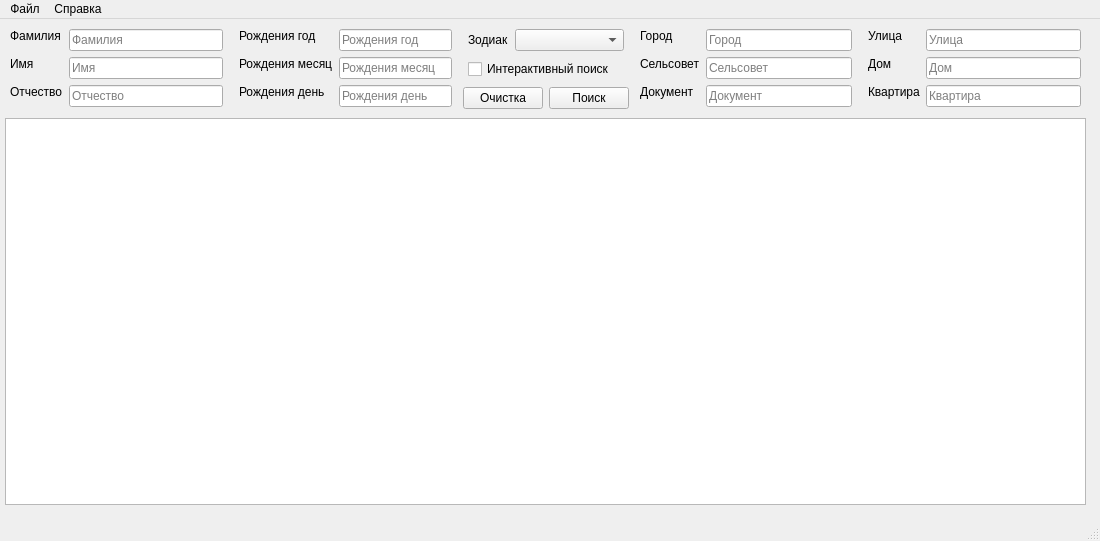
<?xml version="1.0" encoding="UTF-8"?>
<ui version="4.0">
 <class>MainWindow</class>
 <widget class="QMainWindow" name="MainWindow">
  <property name="geometry">
   <rect>
    <x>0</x>
    <y>0</y>
    <width>1100</width>
    <height>537</height>
   </rect>
  </property>
  <property name="sizePolicy">
   <sizepolicy hsizetype="Expanding" vsizetype="Expanding">
    <horstretch>0</horstretch>
    <verstretch>0</verstretch>
   </sizepolicy>
  </property>
  <property name="baseSize">
   <size>
    <width>1100</width>
    <height>660</height>
   </size>
  </property>
  <property name="windowTitle">
   <string>BD</string>
  </property>
  <property name="windowIcon">
   <iconset>
    <normaloff>icon_1.png</normaloff>icon_1.png</iconset>
  </property>
  <widget class="QWidget" name="centralwidget">
   <property name="sizePolicy">
    <sizepolicy hsizetype="Expanding" vsizetype="Expanding">
     <horstretch>0</horstretch>
     <verstretch>0</verstretch>
    </sizepolicy>
   </property>
   <property name="minimumSize">
    <size>
     <width>1100</width>
     <height>500</height>
    </size>
   </property>
   <property name="baseSize">
    <size>
     <width>1100</width>
     <height>500</height>
    </size>
   </property>
   <property name="layoutDirection">
    <enum>Qt::LeftToRight</enum>
   </property>
   <property name="autoFillBackground">
    <bool>true</bool>
   </property>
   <widget class="QWidget" name="gridLayoutWidget">
    <property name="geometry">
     <rect>
      <x>0</x>
      <y>0</y>
      <width>1091</width>
      <height>491</height>
     </rect>
    </property>
    <layout class="QGridLayout" name="grid_main_layout" rowstretch="0,0" columnstretch="0">
     <property name="sizeConstraint">
      <enum>QLayout::SetDefaultConstraint</enum>
     </property>
     <property name="leftMargin">
      <number>5</number>
     </property>
     <property name="topMargin">
      <number>5</number>
     </property>
     <property name="rightMargin">
      <number>5</number>
     </property>
     <property name="bottomMargin">
      <number>5</number>
     </property>
     <item row="0" column="0">
      <layout class="QHBoxLayout" name="horizontalLayout" stretch="0,0,1,0,0">
       <item>
        <layout class="QFormLayout" name="form_layout_fio">
         <property name="leftMargin">
          <number>5</number>
         </property>
         <property name="topMargin">
          <number>5</number>
         </property>
         <property name="rightMargin">
          <number>5</number>
         </property>
         <property name="bottomMargin">
          <number>5</number>
         </property>
         <item row="0" column="0">
          <widget class="QLabel" name="label_family">
           <property name="sizePolicy">
            <sizepolicy hsizetype="Fixed" vsizetype="Fixed">
             <horstretch>0</horstretch>
             <verstretch>0</verstretch>
            </sizepolicy>
           </property>
           <property name="minimumSize">
            <size>
             <width>50</width>
             <height>0</height>
            </size>
           </property>
           <property name="layoutDirection">
            <enum>Qt::LeftToRight</enum>
           </property>
           <property name="text">
            <string>Фамилия</string>
           </property>
           <property name="scaledContents">
            <bool>false</bool>
           </property>
          </widget>
         </item>
         <item row="0" column="1">
          <widget class="QLineEdit" name="edit_family">
           <property name="sizePolicy">
            <sizepolicy hsizetype="Preferred" vsizetype="Fixed">
             <horstretch>0</horstretch>
             <verstretch>0</verstretch>
            </sizepolicy>
           </property>
           <property name="text">
            <string/>
           </property>
           <property name="placeholderText">
            <string>Фамилия</string>
           </property>
          </widget>
         </item>
         <item row="1" column="0">
          <widget class="QLabel" name="label_name">
           <property name="sizePolicy">
            <sizepolicy hsizetype="Fixed" vsizetype="Fixed">
             <horstretch>0</horstretch>
             <verstretch>0</verstretch>
            </sizepolicy>
           </property>
           <property name="minimumSize">
            <size>
             <width>50</width>
             <height>0</height>
            </size>
           </property>
           <property name="text">
            <string>Имя</string>
           </property>
          </widget>
         </item>
         <item row="1" column="1">
          <widget class="QLineEdit" name="edit_name">
           <property name="sizePolicy">
            <sizepolicy hsizetype="Preferred" vsizetype="Fixed">
             <horstretch>0</horstretch>
             <verstretch>0</verstretch>
            </sizepolicy>
           </property>
           <property name="text">
            <string/>
           </property>
           <property name="placeholderText">
            <string>Имя</string>
           </property>
          </widget>
         </item>
         <item row="2" column="0">
          <widget class="QLabel" name="label_farther">
           <property name="sizePolicy">
            <sizepolicy hsizetype="Fixed" vsizetype="Fixed">
             <horstretch>0</horstretch>
             <verstretch>0</verstretch>
            </sizepolicy>
           </property>
           <property name="minimumSize">
            <size>
             <width>50</width>
             <height>0</height>
            </size>
           </property>
           <property name="text">
            <string>Отчество</string>
           </property>
          </widget>
         </item>
         <item row="2" column="1">
          <widget class="QLineEdit" name="edit_farther">
           <property name="sizePolicy">
            <sizepolicy hsizetype="Preferred" vsizetype="Fixed">
             <horstretch>0</horstretch>
             <verstretch>0</verstretch>
            </sizepolicy>
           </property>
           <property name="text">
            <string/>
           </property>
           <property name="placeholderText">
            <string>Отчество</string>
           </property>
          </widget>
         </item>
        </layout>
       </item>
       <item>
        <layout class="QFormLayout" name="form_layout_birthday">
         <property name="leftMargin">
          <number>5</number>
         </property>
         <property name="topMargin">
          <number>5</number>
         </property>
         <property name="rightMargin">
          <number>5</number>
         </property>
         <property name="bottomMargin">
          <number>5</number>
         </property>
         <item row="0" column="0">
          <widget class="QLabel" name="label_birthday_year">
           <property name="sizePolicy">
            <sizepolicy hsizetype="Fixed" vsizetype="Fixed">
             <horstretch>0</horstretch>
             <verstretch>0</verstretch>
            </sizepolicy>
           </property>
           <property name="minimumSize">
            <size>
             <width>90</width>
             <height>0</height>
            </size>
           </property>
           <property name="text">
            <string>Рождения год</string>
           </property>
          </widget>
         </item>
         <item row="0" column="1">
          <widget class="QLineEdit" name="edit_birthday_year">
           <property name="sizePolicy">
            <sizepolicy hsizetype="Preferred" vsizetype="Fixed">
             <horstretch>0</horstretch>
             <verstretch>0</verstretch>
            </sizepolicy>
           </property>
           <property name="text">
            <string/>
           </property>
           <property name="placeholderText">
            <string>Рождения год</string>
           </property>
          </widget>
         </item>
         <item row="1" column="0">
          <widget class="QLabel" name="label_birthday_month">
           <property name="sizePolicy">
            <sizepolicy hsizetype="Fixed" vsizetype="Fixed">
             <horstretch>0</horstretch>
             <verstretch>0</verstretch>
            </sizepolicy>
           </property>
           <property name="minimumSize">
            <size>
             <width>90</width>
             <height>0</height>
            </size>
           </property>
           <property name="text">
            <string>Рождения месяц</string>
           </property>
          </widget>
         </item>
         <item row="1" column="1">
          <widget class="QLineEdit" name="edit_birthday_month">
           <property name="sizePolicy">
            <sizepolicy hsizetype="Preferred" vsizetype="Fixed">
             <horstretch>0</horstretch>
             <verstretch>0</verstretch>
            </sizepolicy>
           </property>
           <property name="text">
            <string/>
           </property>
           <property name="placeholderText">
            <string>Рождения месяц</string>
           </property>
          </widget>
         </item>
         <item row="2" column="0">
          <widget class="QLabel" name="label_birthday_day">
           <property name="sizePolicy">
            <sizepolicy hsizetype="Fixed" vsizetype="Fixed">
             <horstretch>0</horstretch>
             <verstretch>0</verstretch>
            </sizepolicy>
           </property>
           <property name="minimumSize">
            <size>
             <width>90</width>
             <height>0</height>
            </size>
           </property>
           <property name="text">
            <string>Рождения день</string>
           </property>
          </widget>
         </item>
         <item row="2" column="1">
          <widget class="QLineEdit" name="edit_birthday_day">
           <property name="sizePolicy">
            <sizepolicy hsizetype="Preferred" vsizetype="Fixed">
             <horstretch>0</horstretch>
             <verstretch>0</verstretch>
            </sizepolicy>
           </property>
           <property name="text">
            <string/>
           </property>
           <property name="placeholderText">
            <string>Рождения день</string>
           </property>
          </widget>
         </item>
        </layout>
       </item>
       <item>
        <layout class="QVBoxLayout" name="vertical_layout_addons">
         <item>
          <layout class="QHBoxLayout" name="horizontal_layout_zodiak">
           <property name="leftMargin">
            <number>5</number>
           </property>
           <property name="topMargin">
            <number>3</number>
           </property>
           <property name="rightMargin">
            <number>5</number>
           </property>
           <property name="bottomMargin">
            <number>0</number>
           </property>
           <item>
            <widget class="QLabel" name="label_zodiak">
             <property name="sizePolicy">
              <sizepolicy hsizetype="Fixed" vsizetype="Fixed">
               <horstretch>0</horstretch>
               <verstretch>0</verstretch>
              </sizepolicy>
             </property>
             <property name="minimumSize">
              <size>
               <width>40</width>
               <height>0</height>
              </size>
             </property>
             <property name="text">
              <string>Зодиак</string>
             </property>
            </widget>
           </item>
           <item>
            <widget class="QComboBox" name="combobox_zodiak">
             <property name="currentText">
              <string/>
             </property>
            </widget>
           </item>
          </layout>
         </item>
         <item>
          <layout class="QHBoxLayout" name="horizontalLayout_2">
           <property name="leftMargin">
            <number>5</number>
           </property>
           <property name="rightMargin">
            <number>5</number>
           </property>
           <item>
            <widget class="QCheckBox" name="check_box_interactive">
             <property name="sizePolicy">
              <sizepolicy hsizetype="Preferred" vsizetype="Fixed">
               <horstretch>0</horstretch>
               <verstretch>0</verstretch>
              </sizepolicy>
             </property>
             <property name="text">
              <string>Интерактивный поиск</string>
             </property>
             <property name="checked">
              <bool>false</bool>
             </property>
            </widget>
           </item>
          </layout>
         </item>
         <item>
          <layout class="QHBoxLayout" name="horizontalLayout_3">
           <item>
            <widget class="QPushButton" name="push_button_clear">
             <property name="sizePolicy">
              <sizepolicy hsizetype="Fixed" vsizetype="Fixed">
               <horstretch>0</horstretch>
               <verstretch>0</verstretch>
              </sizepolicy>
             </property>
             <property name="text">
              <string>Очистка</string>
             </property>
            </widget>
           </item>
           <item>
            <widget class="QPushButton" name="push_button_search">
             <property name="sizePolicy">
              <sizepolicy hsizetype="Fixed" vsizetype="Fixed">
               <horstretch>0</horstretch>
               <verstretch>0</verstretch>
              </sizepolicy>
             </property>
             <property name="text">
              <string>Поиск</string>
             </property>
            </widget>
           </item>
          </layout>
         </item>
        </layout>
       </item>
       <item>
        <layout class="QFormLayout" name="form_layout_city">
         <property name="leftMargin">
          <number>5</number>
         </property>
         <property name="topMargin">
          <number>5</number>
         </property>
         <property name="rightMargin">
          <number>5</number>
         </property>
         <property name="bottomMargin">
          <number>5</number>
         </property>
         <item row="0" column="0">
          <widget class="QLabel" name="label_city">
           <property name="sizePolicy">
            <sizepolicy hsizetype="Fixed" vsizetype="Fixed">
             <horstretch>0</horstretch>
             <verstretch>0</verstretch>
            </sizepolicy>
           </property>
           <property name="minimumSize">
            <size>
             <width>60</width>
             <height>0</height>
            </size>
           </property>
           <property name="text">
            <string>Город</string>
           </property>
          </widget>
         </item>
         <item row="0" column="1">
          <widget class="QLineEdit" name="edit_city">
           <property name="sizePolicy">
            <sizepolicy hsizetype="Preferred" vsizetype="Fixed">
             <horstretch>0</horstretch>
             <verstretch>0</verstretch>
            </sizepolicy>
           </property>
           <property name="text">
            <string/>
           </property>
           <property name="placeholderText">
            <string>Город</string>
           </property>
          </widget>
         </item>
         <item row="1" column="0">
          <widget class="QLabel" name="label_selsovet">
           <property name="sizePolicy">
            <sizepolicy hsizetype="Fixed" vsizetype="Fixed">
             <horstretch>0</horstretch>
             <verstretch>0</verstretch>
            </sizepolicy>
           </property>
           <property name="minimumSize">
            <size>
             <width>60</width>
             <height>0</height>
            </size>
           </property>
           <property name="text">
            <string>Сельсовет</string>
           </property>
          </widget>
         </item>
         <item row="1" column="1">
          <widget class="QLineEdit" name="edit_selsovet">
           <property name="sizePolicy">
            <sizepolicy hsizetype="Preferred" vsizetype="Fixed">
             <horstretch>0</horstretch>
             <verstretch>0</verstretch>
            </sizepolicy>
           </property>
           <property name="text">
            <string/>
           </property>
           <property name="placeholderText">
            <string>Сельсовет</string>
           </property>
          </widget>
         </item>
         <item row="2" column="0">
          <widget class="QLabel" name="label_ksiva">
           <property name="sizePolicy">
            <sizepolicy hsizetype="Fixed" vsizetype="Fixed">
             <horstretch>0</horstretch>
             <verstretch>0</verstretch>
            </sizepolicy>
           </property>
           <property name="minimumSize">
            <size>
             <width>60</width>
             <height>0</height>
            </size>
           </property>
           <property name="text">
            <string>Документ</string>
           </property>
          </widget>
         </item>
         <item row="2" column="1">
          <widget class="QLineEdit" name="edit_ksiva">
           <property name="sizePolicy">
            <sizepolicy hsizetype="Preferred" vsizetype="Fixed">
             <horstretch>0</horstretch>
             <verstretch>0</verstretch>
            </sizepolicy>
           </property>
           <property name="text">
            <string/>
           </property>
           <property name="placeholderText">
            <string>Документ</string>
           </property>
          </widget>
         </item>
        </layout>
       </item>
       <item>
        <layout class="QFormLayout" name="form_layout_address">
         <property name="leftMargin">
          <number>5</number>
         </property>
         <property name="topMargin">
          <number>5</number>
         </property>
         <property name="rightMargin">
          <number>5</number>
         </property>
         <property name="bottomMargin">
          <number>5</number>
         </property>
         <item row="0" column="0">
          <widget class="QLabel" name="label_street">
           <property name="sizePolicy">
            <sizepolicy hsizetype="Fixed" vsizetype="Fixed">
             <horstretch>0</horstretch>
             <verstretch>0</verstretch>
            </sizepolicy>
           </property>
           <property name="minimumSize">
            <size>
             <width>50</width>
             <height>0</height>
            </size>
           </property>
           <property name="text">
            <string>Улица</string>
           </property>
          </widget>
         </item>
         <item row="0" column="1">
          <widget class="QLineEdit" name="edit_street">
           <property name="sizePolicy">
            <sizepolicy hsizetype="Preferred" vsizetype="Fixed">
             <horstretch>0</horstretch>
             <verstretch>0</verstretch>
            </sizepolicy>
           </property>
           <property name="text">
            <string/>
           </property>
           <property name="placeholderText">
            <string>Улица</string>
           </property>
          </widget>
         </item>
         <item row="1" column="0">
          <widget class="QLabel" name="label_house">
           <property name="sizePolicy">
            <sizepolicy hsizetype="Fixed" vsizetype="Fixed">
             <horstretch>0</horstretch>
             <verstretch>0</verstretch>
            </sizepolicy>
           </property>
           <property name="minimumSize">
            <size>
             <width>50</width>
             <height>0</height>
            </size>
           </property>
           <property name="text">
            <string>Дом</string>
           </property>
          </widget>
         </item>
         <item row="1" column="1">
          <widget class="QLineEdit" name="edit_house">
           <property name="sizePolicy">
            <sizepolicy hsizetype="Preferred" vsizetype="Fixed">
             <horstretch>0</horstretch>
             <verstretch>0</verstretch>
            </sizepolicy>
           </property>
           <property name="text">
            <string/>
           </property>
           <property name="placeholderText">
            <string>Дом</string>
           </property>
          </widget>
         </item>
         <item row="2" column="0">
          <widget class="QLabel" name="label_flat">
           <property name="sizePolicy">
            <sizepolicy hsizetype="Fixed" vsizetype="Fixed">
             <horstretch>0</horstretch>
             <verstretch>0</verstretch>
            </sizepolicy>
           </property>
           <property name="minimumSize">
            <size>
             <width>50</width>
             <height>0</height>
            </size>
           </property>
           <property name="text">
            <string>Квартира</string>
           </property>
          </widget>
         </item>
         <item row="2" column="1">
          <widget class="QLineEdit" name="edit_flat">
           <property name="sizePolicy">
            <sizepolicy hsizetype="Preferred" vsizetype="Fixed">
             <horstretch>0</horstretch>
             <verstretch>0</verstretch>
            </sizepolicy>
           </property>
           <property name="text">
            <string/>
           </property>
           <property name="placeholderText">
            <string>Квартира</string>
           </property>
          </widget>
         </item>
        </layout>
       </item>
      </layout>
     </item>
     <item row="1" column="0">
      <widget class="QTableView" name="tableView">
       <property name="sizePolicy">
        <sizepolicy hsizetype="Expanding" vsizetype="Expanding">
         <horstretch>0</horstretch>
         <verstretch>0</verstretch>
        </sizepolicy>
       </property>
       <property name="midLineWidth">
        <number>0</number>
       </property>
       <property name="verticalScrollBarPolicy">
        <enum>Qt::ScrollBarAsNeeded</enum>
       </property>
      </widget>
     </item>
    </layout>
   </widget>
  </widget>
  <widget class="QMenuBar" name="menubar">
   <property name="geometry">
    <rect>
     <x>0</x>
     <y>0</y>
     <width>1100</width>
     <height>19</height>
    </rect>
   </property>
   <widget class="QMenu" name="menuFile">
    <property name="title">
     <string>Файл</string>
    </property>
    <addaction name="actionReset"/>
    <addaction name="separator"/>
    <addaction name="actionExit"/>
   </widget>
   <widget class="QMenu" name="menuHelp">
    <property name="title">
     <string>Справка</string>
    </property>
    <addaction name="actionAbout"/>
   </widget>
   <addaction name="menuFile"/>
   <addaction name="menuHelp"/>
  </widget>
  <widget class="QStatusBar" name="statusbar"/>
  <action name="actionReset">
   <property name="text">
    <string>Очистка</string>
   </property>
  </action>
  <action name="actionExit">
   <property name="text">
    <string>Выход</string>
   </property>
  </action>
  <action name="actionAbout">
   <property name="text">
    <string>О DB</string>
   </property>
  </action>
 </widget>
 <resources/>
 <connections/>
</ui>
